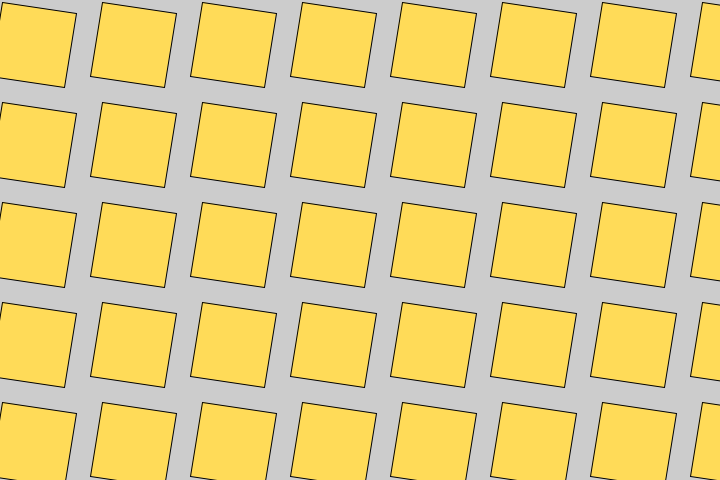
Frame 1 (no input)
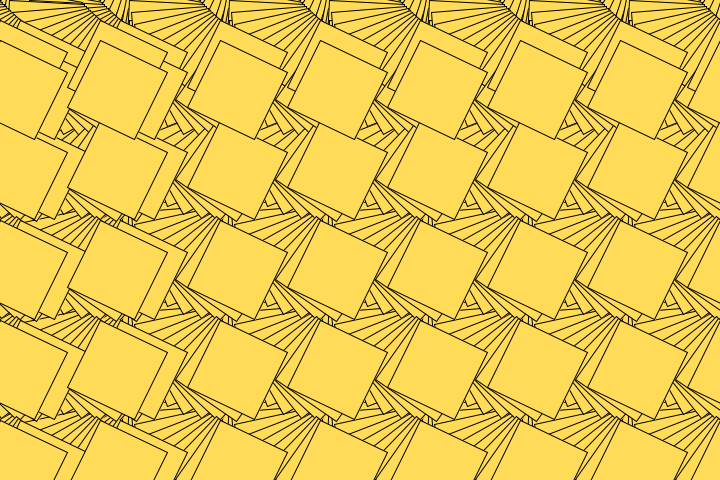
Frame 60 (the mouse pressed at the canvas centre just before this capture)
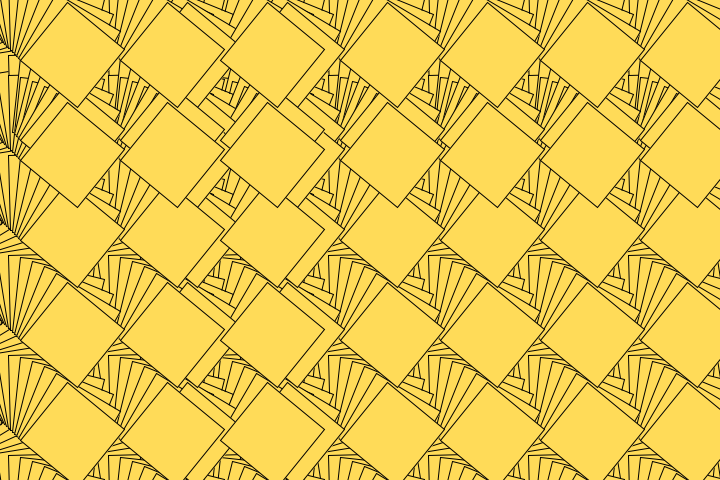
Frame 120 (the mouse held since frame 60 and released just before this capture)

The Processing sketch that drew these frames (run headless with seeded random() and noise(); from frame 60 on, the mouse is pressed at the canvas centre):

// Processing sketch: pat14_lieke
// ── pat14_lieke.pde
// Set up canvas
void setup() {
  size(720, 480);
}

// Static background color
//void drawBackground() {
 // background(255, 219, 88);
//}

// Moving pattern
void drawPattern() {
  int patternSize = 75; // Size of each pattern element
  int patternSpacing = 100; // Spacing between pattern elements
  int patternSpeed = 2; // Speed of pattern movement
  color patternColor = color(255, 219, 88); // Color of pattern elements

  for (int x = -patternSpacing; x < width + patternSpacing; x += patternSpacing) {
    for (int y = -patternSpacing; y < height + patternSpacing; y += patternSpacing) {
      int offsetX = (x + frameCount * patternSpeed) % (width + patternSpacing);
      int offsetY = (y + frameCount * patternSpeed) % (height + patternSpacing);
      float rotation = sin(frameCount * 0.05) * PI;

      pushMatrix();
      translate(offsetX, offsetY);
      rotate(rotation);
      fill(patternColor);
      rect(0, 0, patternSize, patternSize);
      popMatrix();
    }
  }
}

// Main draw loop
void draw() {
 // drawBackground();
  drawPattern();
}
